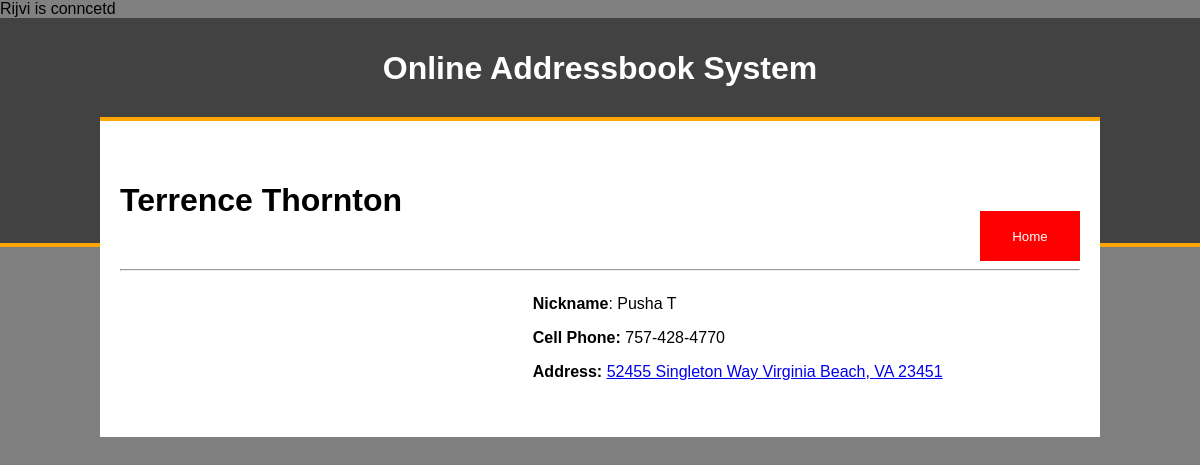
/contact.php?id=30, run on the app's committed database.
### tables this page shows
CREATE TABLE IF NOT EXISTS `contacts` (
  `contact_id` int(11) NOT NULL AUTO_INCREMENT,
  `contact_fname` varchar(100) NOT NULL,
  `contact_lname` varchar(100) NOT NULL,
  `contact_nickname` varchar(100) NOT NULL,
  `contact_cphone` varchar(50) NOT NULL,
  `contact_hphone` varchar(50) NOT NULL,
  `contact_wphone` varchar(50) NOT NULL,
  `contact_address` varchar(100) NOT NULL,
  `contact_city` varchar(50) NOT NULL,
  `contact_state` varchar(50) NOT NULL,
  `contact_zipcode` varchar(50) NOT NULL,
  `contact_profile` varchar(255) NOT NULL,
  `contact_notes` longblob NOT NULL,
  `contact_status` enum('0','1') NOT NULL DEFAULT '1',
  PRIMARY KEY (`contact_id`)
);

### contact.php (the view, shortened to what this page needs)
<?php
	if (isset($_GET['id'])) {
		$contact_id = $_GET['id'];
		require_once"connection.php";
		$contacts = array();
		$all_contacts = "select * from contacts where contact_id = '$contact_id'";
		$sql_all_contacts = $conn->query($all_contacts);
		while ($row = mysqli_fetch_assoc($sql_all_contacts)) {
			$contacts[] = $row;
		}
		foreach ($contacts as $contact);
	}
 ?>
<!DOCTYPE html>
<html>
<head>
	<?php include"includes/head.inc"; ?>
</head>
<body>
	<div class="wrapper">
		<?php include"includes/header.inc"; ?>
		<div class="content">
				<div class="floatl"><h1><?php echo $contact["contact_fname"] . " " . $contact["contact_lname"]; ?></h1></div>
				<a class="floatr" href="index.php"><input class="cancel_contact_button" type="button" value="Home"></a>
				<hr>
					<div class="contact_info">
						<p><b>Nickname</b>: <?php echo $contact["contact_nickname"] ?></p>
						<p><b>Cell Phone:</b> <?php echo $contact["contact_cphone"] ?></p>
						<p><b>Address:</b> <a href="http://maps.google.com/?q=<?php echo $contact["contact_address"] . " " . $contact["contact_city"] . ", " . $contact["contact_state"] . " " . $contact["contact_zipcode"]?>"><?php echo $contact["contact_address"] . " " . $contact["contact_city"] . ", " . $contact["contact_state"] . " " . $contact["contact_zipcode"]?></a></p>
					</div>
			</div>
		</div>
</body>
</html>

### css/styles.css (style rules this page uses)
body { font-family:helvetica, arial, sans-serif; padding:0; margin:0; background-color:grey; }
.floatl { float:left; }
.floatr { float:right; }
.wrapper { width:100%; }
.content { width:80%; margin:-130px auto 0 auto; background-color:#ffffff; border-top:4px solid orange; padding:40px 20px; }
.contact_info { width:57%; float:right; margin-left:3%; }
.cancel_contact_button { width: 100px; height: 50px; background-color:red; color:#ffffff; border:none; margin-top:50px; }

### data on the page
contacts: contact_fname "Terrence", contact_lname "Thornton", contact_nickname "Pusha T", contact_cphone "757-428-4770", contact_address "52455 Singleton Way", contact_city "Virginia Beach", contact_state "VA", contact_zipcode "23451"
